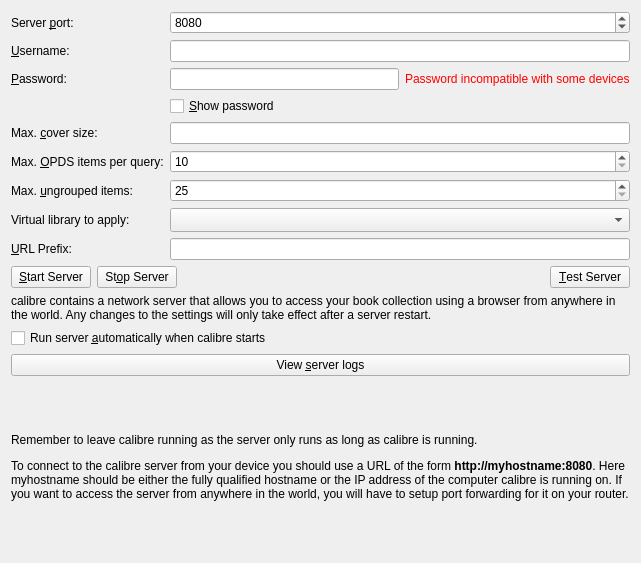
<?xml version="1.0" encoding="UTF-8"?>
<ui version="4.0">
 <class>Form</class>
 <widget class="QWidget" name="Form">
  <property name="geometry">
   <rect>
    <x>0</x>
    <y>0</y>
    <width>641</width>
    <height>563</height>
   </rect>
  </property>
  <property name="windowTitle">
   <string>Form</string>
  </property>
  <layout class="QVBoxLayout" name="verticalLayout">
   <item>
    <layout class="QGridLayout" name="gridLayout_5">
     <item row="1" column="1" colspan="2">
      <widget class="QLineEdit" name="opt_username"/>
     </item>
     <item row="2" column="0">
      <widget class="QLabel" name="label_12">
       <property name="text">
        <string>&amp;Password:</string>
       </property>
       <property name="buddy">
        <cstring>opt_password</cstring>
       </property>
      </widget>
     </item>
     <item row="2" column="1">
      <widget class="QLineEdit" name="opt_password">
       <property name="toolTip">
        <string>&lt;p&gt;If you leave the password blank, anyone will be able to
 access your book collection using the web interface.
&lt;br&gt;
&lt;p&gt;Some devices have browsers that do not support authentication. If you are having trouble downloading files from the content server, try removing the password.</string>
       </property>
      </widget>
     </item>
     <item row="4" column="1" colspan="2">
      <widget class="QLineEdit" name="opt_max_cover">
       <property name="toolTip">
        <string>The maximum size (widthxheight) for displayed covers. Larger covers are resized. </string>
       </property>
       <property name="text">
        <string/>
       </property>
      </widget>
     </item>
     <item row="4" column="0">
      <widget class="QLabel" name="label_3">
       <property name="text">
        <string>Max. &amp;cover size:</string>
       </property>
       <property name="buddy">
        <cstring>opt_max_cover</cstring>
       </property>
      </widget>
     </item>
     <item row="0" column="0">
      <widget class="QLabel" name="label_10">
       <property name="text">
        <string>Server &amp;port:</string>
       </property>
       <property name="buddy">
        <cstring>opt_port</cstring>
       </property>
      </widget>
     </item>
     <item row="0" column="1" colspan="2">
      <widget class="QSpinBox" name="opt_port">
       <property name="maximum">
        <number>65535</number>
       </property>
       <property name="value">
        <number>8080</number>
       </property>
      </widget>
     </item>
     <item row="1" column="0">
      <widget class="QLabel" name="label_11">
       <property name="text">
        <string>&amp;Username:</string>
       </property>
       <property name="buddy">
        <cstring>opt_username</cstring>
       </property>
      </widget>
     </item>
     <item row="3" column="1" colspan="2">
      <widget class="QCheckBox" name="show_server_password">
       <property name="text">
        <string>&amp;Show password</string>
       </property>
      </widget>
     </item>
     <item row="5" column="0">
      <widget class="QLabel" name="label_15">
       <property name="text">
        <string>Max. &amp;OPDS items per query:</string>
       </property>
       <property name="buddy">
        <cstring>opt_max_opds_items</cstring>
       </property>
      </widget>
     </item>
     <item row="5" column="1" colspan="2">
      <widget class="QSpinBox" name="opt_max_opds_items">
       <property name="minimum">
        <number>10</number>
       </property>
       <property name="maximum">
        <number>10000</number>
       </property>
      </widget>
     </item>
     <item row="6" column="1" colspan="2">
      <widget class="QSpinBox" name="opt_max_opds_ungrouped_items">
       <property name="minimum">
        <number>25</number>
       </property>
       <property name="maximum">
        <number>1000000</number>
       </property>
      </widget>
     </item>
     <item row="6" column="0">
      <widget class="QLabel" name="label_16">
       <property name="text">
        <string>Max. &amp;ungrouped items:</string>
       </property>
       <property name="buddy">
        <cstring>opt_max_opds_ungrouped_items</cstring>
       </property>
      </widget>
     </item>
     <item row="7" column="0">
      <widget class="QLabel" name="label_164">
       <property name="text">
        <string>Virtual library to apply:</string>
       </property>
      </widget>
     </item>
     <item row="7" column="1" colspan="2">
      <widget class="QComboBox" name="opt_cs_virtual_lib_on_startup">
       <property name="toolTip">
        <string>Setting a virtual library will restrict the books the content server makes available to those in the library. This setting is per library (i.e. you can have a different value per library).</string>
       </property>
       <property name="sizeAdjustPolicy">
        <enum>QComboBox::AdjustToMinimumContentsLengthWithIcon</enum>
       </property>
       <property name="minimumContentsLength">
        <number>20</number>
       </property>
      </widget>
     </item>
     <item row="2" column="2">
      <widget class="QLabel" name="label">
       <property name="font">
        <font>
         <weight>50</weight>
         <bold>false</bold>
        </font>
       </property>
       <property name="toolTip">
        <string>&lt;p&gt;Some devices have browsers that do not support authentication. If you are having trouble downloading files from the content server, trying removing the password.</string>
       </property>
       <property name="styleSheet">
        <string notr="true">QLabel {color:red}</string>
       </property>
       <property name="text">
        <string>Password incompatible with some devices</string>
       </property>
      </widget>
     </item>
     <item row="8" column="0">
      <widget class="QLabel" name="label_2">
       <property name="text">
        <string>&amp;URL Prefix:</string>
       </property>
       <property name="buddy">
        <cstring>opt_url_prefix</cstring>
       </property>
      </widget>
     </item>
     <item row="8" column="1" colspan="2">
      <widget class="QLineEdit" name="opt_url_prefix">
       <property name="toolTip">
        <string>A prefix that is applied to all URLs in the content server. Useful only if you plan to put the server behind another server like Apache, with a reverse proxy.</string>
       </property>
      </widget>
     </item>
    </layout>
   </item>
   <item>
    <layout class="QHBoxLayout" name="horizontalLayout_2">
     <item>
      <widget class="QPushButton" name="start_button">
       <property name="text">
        <string>&amp;Start Server</string>
       </property>
      </widget>
     </item>
     <item>
      <widget class="QPushButton" name="stop_button">
       <property name="text">
        <string>St&amp;op Server</string>
       </property>
      </widget>
     </item>
     <item>
      <spacer name="horizontalSpacer">
       <property name="orientation">
        <enum>Qt::Horizontal</enum>
       </property>
       <property name="sizeHint" stdset="0">
        <size>
         <width>40</width>
         <height>20</height>
        </size>
       </property>
      </spacer>
     </item>
     <item>
      <widget class="QPushButton" name="test_button">
       <property name="text">
        <string>&amp;Test Server</string>
       </property>
      </widget>
     </item>
    </layout>
   </item>
   <item>
    <widget class="QLabel" name="label_9">
     <property name="text">
      <string>calibre contains a network server that allows you to access your book collection using a browser from anywhere in the world. Any changes to the settings will only take effect after a server restart.</string>
     </property>
     <property name="wordWrap">
      <bool>true</bool>
     </property>
    </widget>
   </item>
   <item>
    <widget class="QCheckBox" name="opt_autolaunch_server">
     <property name="text">
      <string>Run server &amp;automatically when calibre starts</string>
     </property>
    </widget>
   </item>
   <item>
    <widget class="QPushButton" name="view_logs">
     <property name="text">
      <string>View &amp;server logs</string>
     </property>
    </widget>
   </item>
   <item>
    <spacer name="verticalSpacer_3">
     <property name="orientation">
      <enum>Qt::Vertical</enum>
     </property>
     <property name="sizeHint" stdset="0">
      <size>
       <width>20</width>
       <height>36</height>
      </size>
     </property>
    </spacer>
   </item>
   <item>
    <widget class="QLabel" name="label_13">
     <property name="text">
      <string>&lt;p&gt;Remember to leave calibre running as the server only runs as long as calibre is running.
&lt;p&gt;To connect to the calibre server from your device you should use a URL of the form &lt;b&gt;http://myhostname:8080&lt;/b&gt;. Here myhostname should be either the fully qualified hostname or the IP address of the computer calibre is running on. If you want to access the server from anywhere in the world, you will have to setup port forwarding for it on your router.</string>
     </property>
     <property name="wordWrap">
      <bool>true</bool>
     </property>
    </widget>
   </item>
   <item>
    <spacer name="verticalSpacer">
     <property name="orientation">
      <enum>Qt::Vertical</enum>
     </property>
     <property name="sizeHint" stdset="0">
      <size>
       <width>20</width>
       <height>37</height>
      </size>
     </property>
    </spacer>
   </item>
  </layout>
 </widget>
 <resources/>
 <connections/>
</ui>
